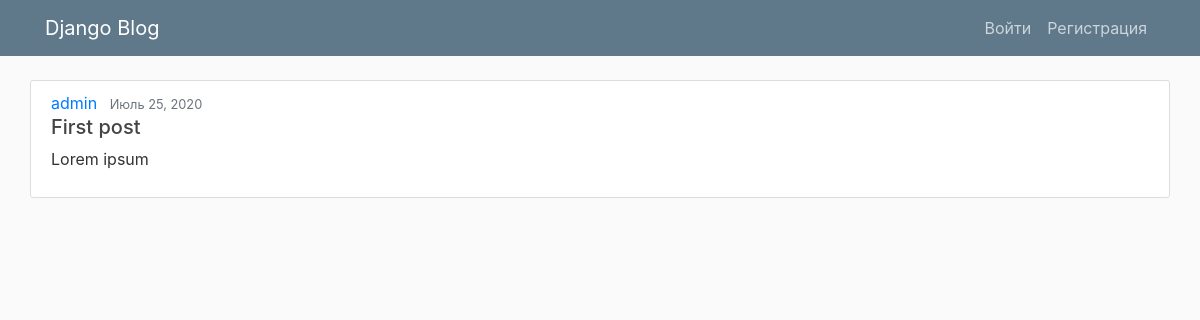
/, run on an earlier commit of the app's database.
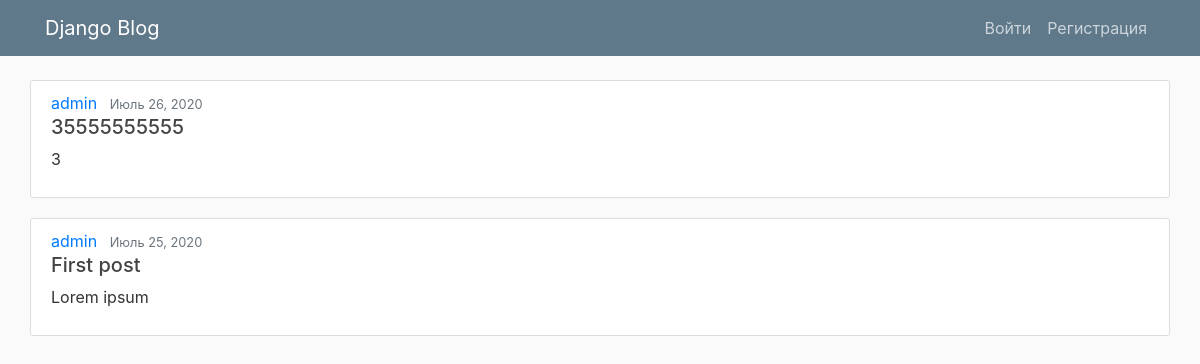
And on a later commit of the database.
### Django/apps/Blog/models.py (models this page shows, shortened)
class Post(models.Model):
    title = models.CharField('Заголовок', max_length=64, validators=[
        MinLengthValidator(limit_value=5, message='Минимальная длина текста 5 символов')])
    content = models.TextField('Описание', validators=[
        MaxLengthValidator(limit_value=250, message='Максимальная длина текста 250 символов')])
    date_posted = models.DateTimeField('Дата публикации', default=timezone.now)
    author = models.ForeignKey(User, on_delete=models.CASCADE, verbose_name='Автор')
    class Meta:
        verbose_name = 'Статья',
        verbose_name_plural = 'Статьи'

### Django/apps/Blog/views.py (the view)
# urls.py: path('', PostsListView.as_view(), name='blog-home'),
class PostsListView(ListView):
    model = Post
    template_name = 'blog/home.html'
    ordering = ['-date_posted']
    context_object_name = 'posts'
    paginate_by = 5

### Django/templates/blog/home.html (shortened to what this page needs)
{% extends 'blog/base.html' %}
{% block content %}
    {% for post in posts %}
        <article class="media content-section">
            <div class="media-body">
                <div class="article-metadata">
                    <a class="mr-2" href="#">{{ post.author }}</a>
                    <small class="text-muted">{{ post.date_posted|date:"F d, Y" }}</small>
                </div>
                <h5><a class="article-title" href="{% url 'post-detail' post.pk %}">{{ post.title }}</a></h5>
                <p class="article-content">{{ post.content|truncatewords:10 }}</p>
            </div>
        </article>
    {% endfor %}
{% endblock %}

### Django/templates/blog/base.html (shortened to what this page needs)
{% load static %}
<!DOCTYPE html>
<html lang="en">
<head>
    <link rel="stylesheet" href="https://maxcdn.bootstrapcdn.com/bootstrap/4.0.0/css/bootstrap.min.css"
>
    <link rel="stylesheet" href="{% static 'main.css' %}">
</head>
<body>
<header class="site-header">
    <nav class="navbar navbar-expand-md navbar-dark bg-steel fixed-top justify-content-between">
        <div class="container">
            <a class="navbar-brand mr-4" href="{% url 'blog-home' %}">Django Blog</a>
            <div class="collapse navbar-collapse" id="navbarToggle">
                <div class="navbar-nav ml-auto">
                    {% if user.is_authenticated %}
                        {% if user.is_staff %}
                            <a class="nav-item nav-link" target="_blank" href="/admin">Админ панель</a>
                        {% endif %}
                        <div class="dropdown mr-2 mb-2 mb-md-0">
                            <button class="btn btn-info dropdown-toggle" type="button" id="dropdownMenuButton"
                                    data-toggle="dropdown" aria-haspopup="true" aria-expanded="false">
                                Статьи
                            </button>
                            <div class="dropdown-menu" aria-labelledby="dropdownMenuButton">
                                <a class="dropdown-item" href="{% url 'post-new' %}">Добавить статью</a>
                                <a class="dropdown-item" href="">Мои Статьи</a>
                            </div>
                        </div>
                        <div class="dropdown">
                            <button class="btn btn-info dropdown-toggle" type="button" id="dropdownMenuButton"
                                    data-toggle="dropdown" aria-haspopup="true" aria-expanded="false">
                                Профиль
                            </button>
                            <div class="dropdown-menu" aria-labelledby="dropdownMenuButton">
                                <a class="dropdown-item" href="{% url 'profile' %}">Изменить</a>
                                <a class="dropdown-item" href="">Изменить пароль</a>
                                <a class="dropdown-item" href="{% url 'logout' %}">Выход</a>
                            </div>
                        </div>
                    {% else %}
                        <a class="nav-item nav-link" href="{% url 'login' %}">Войти</a>
                        <a class="nav-item nav-link" href="{% url 'register' %}">Регистрация</a>
                    {% endif %}
                </div>
            </div>
        </div>
    </nav>
</header>
<section class="container">
    <div class="row">
        {% block content %}{% endblock %}
    </div>
</section>
</body>
</html>

### Django/static/main.css (style rules this page uses)
body { background: #fafafa; color: #333333; margin-top: 5rem; }
.bg-steel { background-color: #5f788a; }
.site-header .navbar-nav .nav-link { color: #cbd5db; }
.content-section { background: #ffffff; padding: 10px 20px; border: 1px solid #dddddd; border-radius: 3px; margin-bottom: 20px; width: 100%; }
.article-title { color: #444444; }
.article-content { white-space: pre-line; }

What changed in the data, as far as the page shows it:
added Post: author "admin", date_posted "Июль 26, 2020", title "35555555555", content "3"
